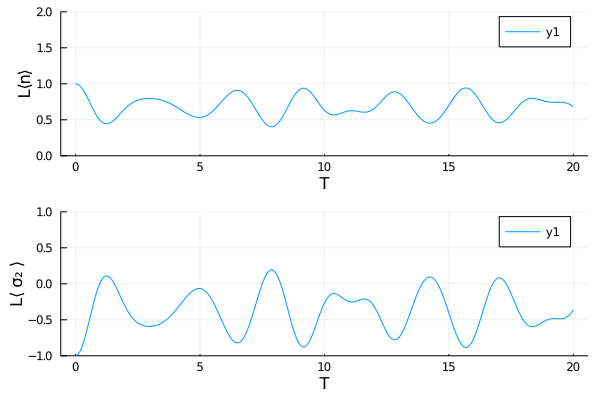

Write the Julia code that produced this figure.
using QuantumOptics
using Plots

N_cutoff = 10

wc = 0.1
wa = 0.1
omega = 1.

#= Bases =#
b_fock = FockBasis(N_cutoff)
b_spin = SpinBasis(1 // 2)
b = b_fock ⊗ b_spin

a = destroy(b_fock)
at = create(b_fock)
n = number(b_fock)

sm = sigmam(b_spin)
sp = sigmap(b_spin)
sz = sigmaz(b_spin)

Hatom = wa * sz / 2
Hfield = wc * n
Hint = omega * (at ⊗ sm + a ⊗ sp)
H = one(b_fock) ⊗ Hatom + Hfield ⊗ one(b_spin) + Hint


# Initial state
α = 1.
Ψ0 = coherentstate(b_fock, α) ⊗ spindown(b_spin)

# Integration time
T = [0:0.1:20;]

# Schroedinger time evolution
tout, Ψt = timeevolution.schroedinger(T, Ψ0, H)

exp_n = real(expect(n ⊗ one(b_spin), Ψt))
exp_sz = real(expect(one(b_fock) ⊗ sz, Ψt))

#= Using Plots insted of PyPlot =#
using Plots

plot1 = plot(T, exp_n, ylims=(0, 2), xlabel="Τ", ylabel="L⟨n⟩")
plot2 = plot(T, exp_sz, ylims=(-1, 1), xlabel="Τ", ylabel="L⟨ σ₂ ⟩")

plot(plot1, plot2, layout=(2, 1))

savefig("../images/JC-model.png")